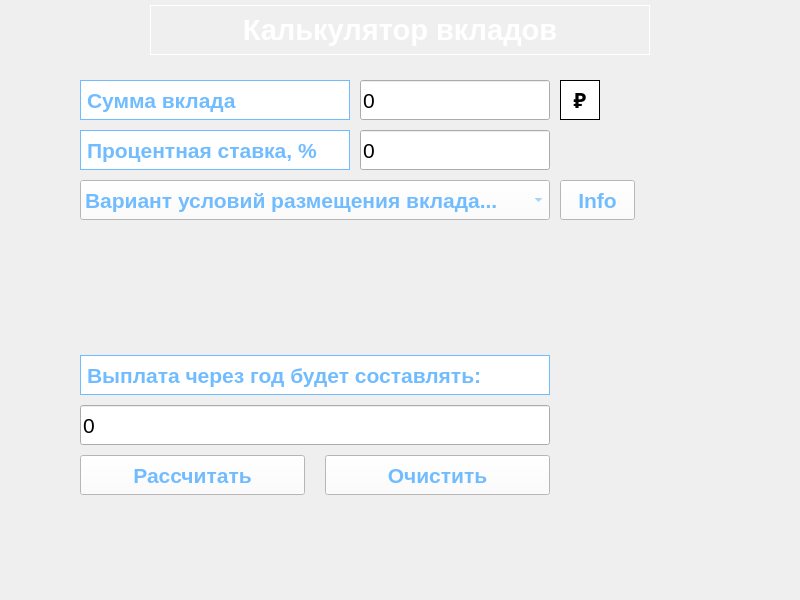
<?xml version="1.0" encoding="UTF-8"?>
<ui version="4.0">
 <class>MainWindow</class>
 <widget class="QMainWindow" name="MainWindow">
  <property name="geometry">
   <rect>
    <x>0</x>
    <y>0</y>
    <width>800</width>
    <height>600</height>
   </rect>
  </property>
  <property name="windowTitle">
   <string>MainWindow</string>
  </property>
  <widget class="QWidget" name="centralwidget">
   <widget class="QLabel" name="label_3">
    <property name="geometry">
     <rect>
      <x>80</x>
      <y>130</y>
      <width>270</width>
      <height>40</height>
     </rect>
    </property>
    <property name="font">
     <font>
      <pointsize>16</pointsize>
      <weight>75</weight>
      <bold>true</bold>
     </font>
    </property>
    <property name="styleSheet">
     <string notr="true">color: rgb(113, 188, 255);
background-color: rgb(255, 255, 255);</string>
    </property>
    <property name="frameShape">
     <enum>QFrame::Box</enum>
    </property>
    <property name="text">
     <string>Процентная ставка, %</string>
    </property>
   </widget>
   <widget class="QLabel" name="label">
    <property name="geometry">
     <rect>
      <x>80</x>
      <y>80</y>
      <width>270</width>
      <height>40</height>
     </rect>
    </property>
    <property name="font">
     <font>
      <pointsize>16</pointsize>
      <weight>75</weight>
      <bold>true</bold>
     </font>
    </property>
    <property name="styleSheet">
     <string notr="true">color: rgb(113, 188, 255);
background-color: rgb(255, 255, 255);</string>
    </property>
    <property name="frameShape">
     <enum>QFrame::Box</enum>
    </property>
    <property name="frameShadow">
     <enum>QFrame::Plain</enum>
    </property>
    <property name="text">
     <string>Сумма вклада</string>
    </property>
   </widget>
   <widget class="QLineEdit" name="lineEdit">
    <property name="geometry">
     <rect>
      <x>360</x>
      <y>80</y>
      <width>190</width>
      <height>40</height>
     </rect>
    </property>
    <property name="font">
     <font>
      <pointsize>16</pointsize>
     </font>
    </property>
    <property name="layoutDirection">
     <enum>Qt::LeftToRight</enum>
    </property>
    <property name="text">
     <string>0</string>
    </property>
   </widget>
   <widget class="QComboBox" name="comboBox">
    <property name="geometry">
     <rect>
      <x>80</x>
      <y>180</y>
      <width>470</width>
      <height>40</height>
     </rect>
    </property>
    <property name="font">
     <font>
      <pointsize>16</pointsize>
      <weight>75</weight>
      <bold>true</bold>
     </font>
    </property>
    <property name="styleSheet">
     <string notr="true">color: rgb(113, 188, 255);
background-color: rgb(255, 255, 255);</string>
    </property>
    <item>
     <property name="text">
      <string>Вариант условий размещения вклада...</string>
     </property>
    </item>
    <item>
     <property name="text">
      <string>Вариант 1</string>
     </property>
    </item>
    <item>
     <property name="text">
      <string>Вариант 2</string>
     </property>
    </item>
    <item>
     <property name="text">
      <string>Вариант 3</string>
     </property>
    </item>
    <item>
     <property name="text">
      <string>Вариант 4</string>
     </property>
    </item>
   </widget>
   <widget class="QPushButton" name="pushButton_2">
    <property name="geometry">
     <rect>
      <x>80</x>
      <y>455</y>
      <width>225</width>
      <height>40</height>
     </rect>
    </property>
    <property name="font">
     <font>
      <pointsize>16</pointsize>
      <weight>75</weight>
      <bold>true</bold>
     </font>
    </property>
    <property name="styleSheet">
     <string notr="true">color: rgb(113, 188, 255);
background-color: rgb(255, 255, 255);
</string>
    </property>
    <property name="text">
     <string>Рассчитать</string>
    </property>
   </widget>
   <widget class="QPushButton" name="pushButton_3">
    <property name="geometry">
     <rect>
      <x>325</x>
      <y>455</y>
      <width>225</width>
      <height>40</height>
     </rect>
    </property>
    <property name="font">
     <font>
      <pointsize>16</pointsize>
      <weight>75</weight>
      <bold>true</bold>
     </font>
    </property>
    <property name="styleSheet">
     <string notr="true">color: rgb(113, 188, 255);
background-color: rgb(255, 255, 255);</string>
    </property>
    <property name="text">
     <string>Очистить</string>
    </property>
   </widget>
   <widget class="QLineEdit" name="lineEdit_2">
    <property name="geometry">
     <rect>
      <x>360</x>
      <y>130</y>
      <width>190</width>
      <height>40</height>
     </rect>
    </property>
    <property name="font">
     <font>
      <pointsize>16</pointsize>
     </font>
    </property>
    <property name="text">
     <string>0</string>
    </property>
    <property name="maxLength">
     <number>32767</number>
    </property>
   </widget>
   <widget class="QLineEdit" name="lineEdit_3">
    <property name="geometry">
     <rect>
      <x>80</x>
      <y>405</y>
      <width>470</width>
      <height>40</height>
     </rect>
    </property>
    <property name="font">
     <font>
      <pointsize>16</pointsize>
      <weight>50</weight>
      <bold>false</bold>
     </font>
    </property>
    <property name="layoutDirection">
     <enum>Qt::RightToLeft</enum>
    </property>
    <property name="text">
     <string>0</string>
    </property>
   </widget>
   <widget class="QPushButton" name="pushButton_4">
    <property name="geometry">
     <rect>
      <x>560</x>
      <y>180</y>
      <width>75</width>
      <height>40</height>
     </rect>
    </property>
    <property name="font">
     <font>
      <pointsize>16</pointsize>
      <weight>75</weight>
      <bold>true</bold>
     </font>
    </property>
    <property name="styleSheet">
     <string notr="true">color: rgb(113, 188, 255);
background-color: rgb(255, 255, 255);
</string>
    </property>
    <property name="text">
     <string>Info</string>
    </property>
   </widget>
   <widget class="QLabel" name="label_2">
    <property name="geometry">
     <rect>
      <x>0</x>
      <y>0</y>
      <width>800</width>
      <height>600</height>
     </rect>
    </property>
    <property name="styleSheet">
     <string notr="true">background-image: url(:/new/prefix1/resourses/background.jpg);</string>
    </property>
    <property name="lineWidth">
     <number>0</number>
    </property>
    <property name="text">
     <string/>
    </property>
   </widget>
   <widget class="QLabel" name="label_5">
    <property name="geometry">
     <rect>
      <x>80</x>
      <y>355</y>
      <width>470</width>
      <height>40</height>
     </rect>
    </property>
    <property name="font">
     <font>
      <pointsize>16</pointsize>
      <weight>75</weight>
      <bold>true</bold>
     </font>
    </property>
    <property name="styleSheet">
     <string notr="true">color: rgb(113, 188, 255);
background-color: rgb(255, 255, 255);</string>
    </property>
    <property name="frameShape">
     <enum>QFrame::Box</enum>
    </property>
    <property name="text">
     <string>Выплата через год будет составлять:</string>
    </property>
   </widget>
   <widget class="QPushButton" name="pushButton">
    <property name="enabled">
     <bool>true</bool>
    </property>
    <property name="geometry">
     <rect>
      <x>560</x>
      <y>80</y>
      <width>40</width>
      <height>40</height>
     </rect>
    </property>
    <property name="font">
     <font>
      <pointsize>16</pointsize>
      <weight>75</weight>
      <bold>true</bold>
     </font>
    </property>
    <property name="styleSheet">
     <string notr="true">border:0px;</string>
    </property>
    <property name="text">
     <string/>
    </property>
   </widget>
   <widget class="QLabel" name="label_4">
    <property name="geometry">
     <rect>
      <x>560</x>
      <y>80</y>
      <width>40</width>
      <height>40</height>
     </rect>
    </property>
    <property name="font">
     <font>
      <pointsize>16</pointsize>
      <weight>75</weight>
      <bold>true</bold>
     </font>
    </property>
    <property name="styleSheet">
     <string notr="true">background-color: rgb(255, 255, 255);</string>
    </property>
    <property name="frameShape">
     <enum>QFrame::Box</enum>
    </property>
    <property name="text">
     <string>₽</string>
    </property>
    <property name="alignment">
     <set>Qt::AlignCenter</set>
    </property>
   </widget>
   <widget class="QLabel" name="label_6">
    <property name="geometry">
     <rect>
      <x>50</x>
      <y>60</y>
      <width>700</width>
      <height>500</height>
     </rect>
    </property>
    <property name="styleSheet">
     <string notr="true">background-image: url(:/new/prefix1/resourses/numbers.gif);</string>
    </property>
    <property name="text">
     <string/>
    </property>
   </widget>
   <widget class="QLabel" name="label_7">
    <property name="geometry">
     <rect>
      <x>150</x>
      <y>5</y>
      <width>500</width>
      <height>50</height>
     </rect>
    </property>
    <property name="font">
     <font>
      <pointsize>22</pointsize>
      <weight>75</weight>
      <bold>true</bold>
     </font>
    </property>
    <property name="styleSheet">
     <string notr="true">color: rgb(255, 255, 255);</string>
    </property>
    <property name="frameShape">
     <enum>QFrame::Box</enum>
    </property>
    <property name="text">
     <string>Калькулятор вкладов</string>
    </property>
    <property name="alignment">
     <set>Qt::AlignCenter</set>
    </property>
   </widget>
   <zorder>label_2</zorder>
   <zorder>label_6</zorder>
   <zorder>label_4</zorder>
   <zorder>label_3</zorder>
   <zorder>label</zorder>
   <zorder>lineEdit</zorder>
   <zorder>comboBox</zorder>
   <zorder>pushButton_2</zorder>
   <zorder>pushButton_3</zorder>
   <zorder>lineEdit_2</zorder>
   <zorder>lineEdit_3</zorder>
   <zorder>pushButton_4</zorder>
   <zorder>label_5</zorder>
   <zorder>pushButton</zorder>
   <zorder>label_7</zorder>
  </widget>
 </widget>
 <resources/>
 <connections/>
</ui>
